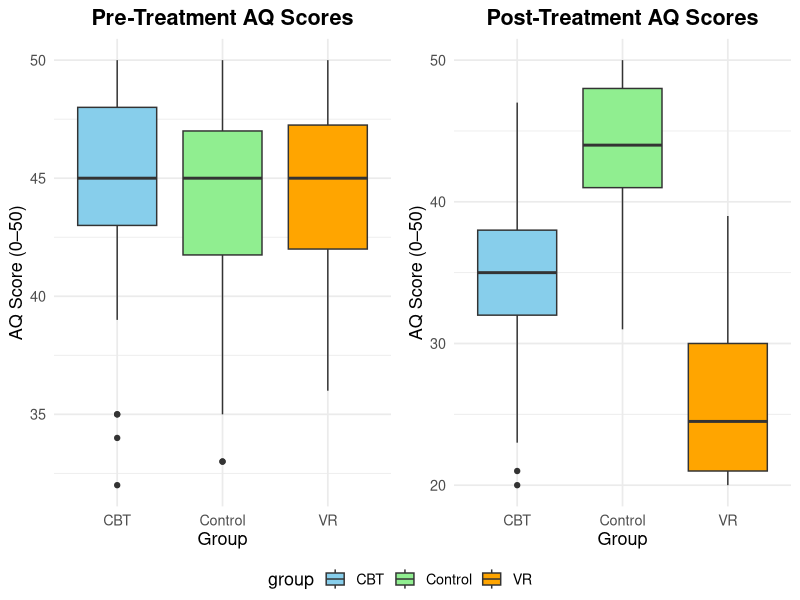
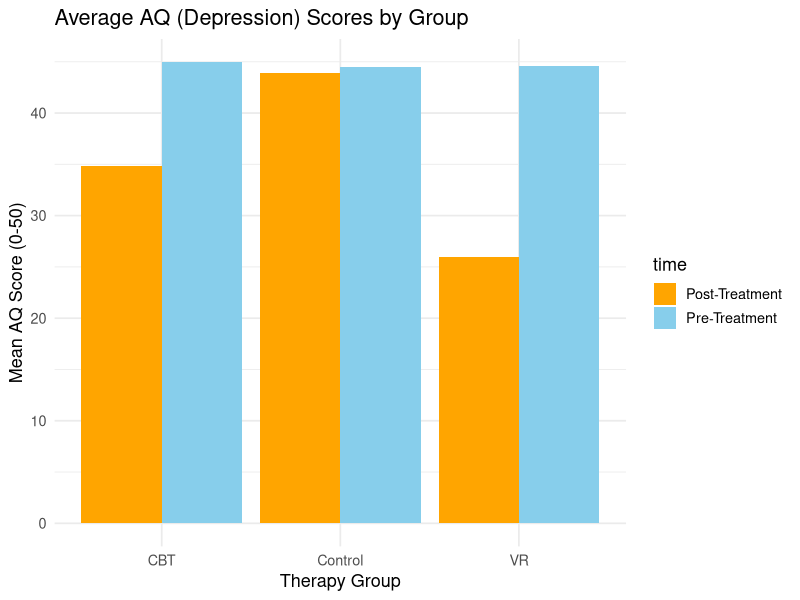
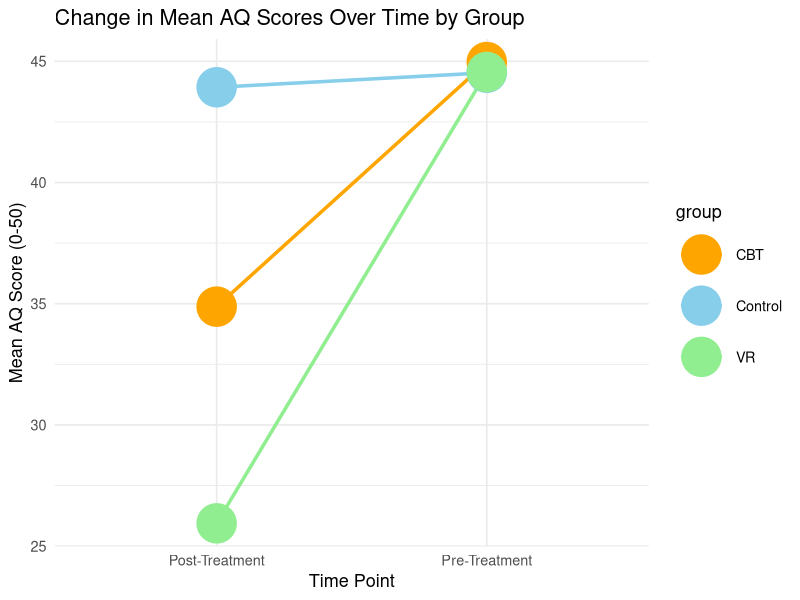
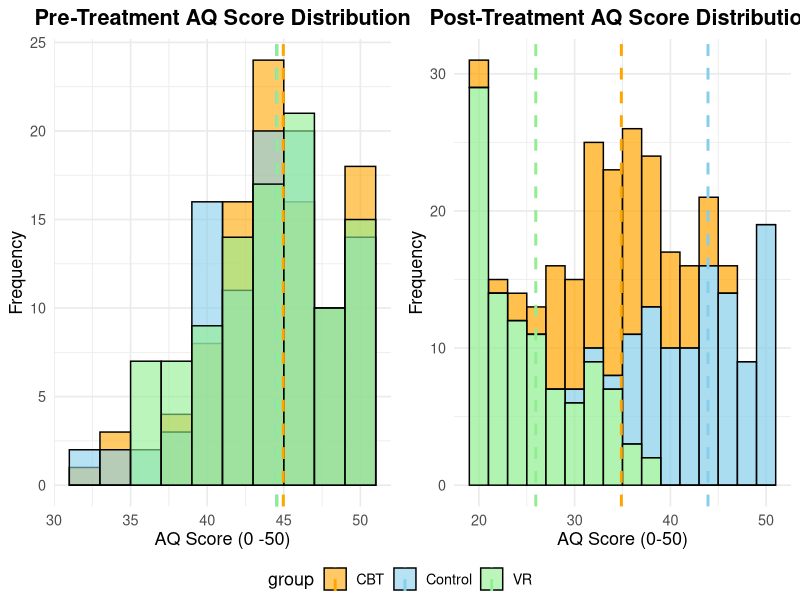
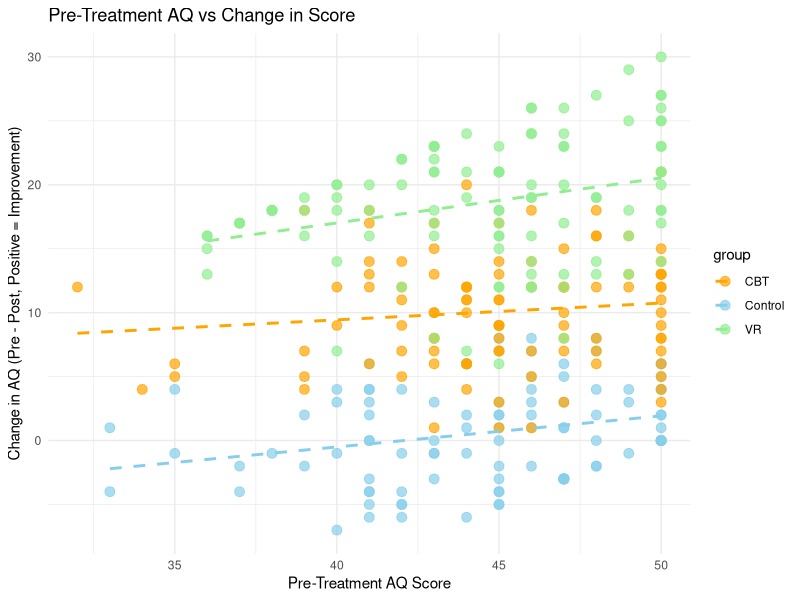

Write R code to recreate these figures, in order.
## ---- chunk 1
# Adding library as the Notebook wouldnt knit without it
library(tidyverse)
# Read the data frames of the .csv file
df <- read_csv("CA1_Autism_VR_Study_Data_Final.csv")
# Check the column names
colnames(df)
# Change column names to lowercase
names(df) <- tolower(names(df))
# Inspect Structure
glimpse(df)
# Check for missing values
sapply(df, function(x) sum(is.na(x)))
# Check for values outside the scope of the questionnaire - 0 - 50.1
filter(df, p1_pre_score < 0 | p1_pre_score > 50.1 | p2_post_score < 0 | p2_post_score > 50.1)
# Check for summary of all columns
summary(select(df, p1_pre_score, p2_post_score, change_score))
# Identify change_score (post-pre AQ)
df <- df %>% mutate(change_score = p2_post_score - p1_pre_score)
## ---- chunk 2
# BoxPlot created to show pre-treatment AQ scores
pre_box <- ggplot(df, aes(x = group, y = p1_pre_score, fill = group)) + geom_boxplot() + scale_fill_manual(values = c("skyblue", "lightgreen", "orange")) + labs(title = "Pre-Treatment AQ Scores",  x = "Group", y = "AQ Score (0–50)") + theme_minimal(base_size = 13) + theme(plot.title = element_text(hjust = 0.5, face = "bold"))

# BoxPlot created to show post-treatment AQ scores
post_box <- ggplot(df, aes(x = group, y = p2_post_score, fill = group)) + geom_boxplot() + scale_fill_manual(values = c("skyblue", "lightgreen", "orange")) + labs(title = "Post-Treatment AQ Scores",  x = "Group", y = "AQ Score (0–50)") + theme_minimal(base_size = 13) + theme(plot.title = element_text(hjust = 0.5, face = "bold"))

# Use ggpbr library to arrange histograms side-by-side to show difference pre and post treatment
library(ggpubr)
ggarrange(pre_box, post_box, ncol = 2, common.legend = TRUE, legend = "bottom")

# Pre-treatment AQ scores shows similar median. Post-Treatment AQ scores show VR Therapy group noticeably lower indicating greater improvement. Boxes show IQR and whiskers show outliers

## ---- chunk 3
# Summarise and group mean score data by group for creating bar chart
avg_dep_scores <- df %>% summarise(mean_pre = mean(p1_pre_score), mean_post = mean(p2_post_score), .by = group) %>% pivot_longer(cols = c(mean_pre, mean_post), names_to = "time", values_to = "mean_score") %>% mutate(time = recode(time, "mean_pre" = "Pre-Treatment", "mean_post" = "Post-Treatment"))

# Bar chart created to show mean AQ scores before and after treatment for each group
ggplot(avg_dep_scores, aes(x = group, y = mean_score, fill = time)) + geom_bar(stat = "identity", position = position_dodge()) + scale_fill_manual(values = c("orange", "skyblue")) + labs(title = "Average AQ (Depression) Scores by Group", x = "Therapy Group", y = "Mean AQ Score (0-50)" ) + theme_minimal(base_size = 13)

# Both CBT and VR Therapy groups show reduced mean AQ scores after treatment
## ---- chunk 4
# Summarise and group mean score data by time for creating line graph
avg_dep_time <- df %>% summarise(mean_pre = mean(p1_pre_score), mean_post = mean(p2_post_score), .by = group) %>% pivot_longer(cols = c(mean_pre, mean_post), names_to = "time", values_to = "mean_score") %>% mutate(time = recode(time, "mean_pre" = "Pre-Treatment", "mean_post" = "Post-Treatment"))

# Line graph showing mean AQ scores for each group pre and post treatment
ggplot(avg_dep_time, aes(x = time, y = mean_score, group = group, color = group)) + geom_line(linewidth = 1.2) + geom_point(size = 13) + scale_colour_manual(values = c("orange", "skyblue", "lightgreen")) + labs(title = "Change in Mean AQ Scores Over Time by Group", x = "Time Point", y = "Mean AQ Score (0-50)" ) + theme_minimal(base_size = 13)

# Both CBT and VR Therapy groups downward trends from pre-treatment to post-treatment - VR Therapy shows greater reduction 
## ---- chunk 5
# Calculate pre-treatment AQ score distributions across the 3 groups
pre_hist <- ggplot(df, aes(x = p1_pre_score, fill = group)) + geom_histogram(binwidth = 2, alpha = 0.6, position = "identity", color = "black") + geom_vline(data = df %>% group_by(group) %>% summarise(mean_pre = mean(p1_pre_score)), aes(xintercept = mean_pre, colour = group), linetype = "dashed", linewidth = 1) +scale_fill_manual(values = c("orange", "skyblue", "lightgreen")) + scale_colour_manual(values = c("orange", "skyblue", "lightgreen")) + labs(title = "Pre-Treatment AQ Score Distribution", x = "AQ Score (0 -50)", y = "Frequency") + theme_minimal(base_size = 13) + theme(plot.title = element_text(hjust = 0.5, face = "bold"))

# Calculate post-treatment AQ score distributions across the 3 groups
post_hist <- ggplot(df, aes(x = p2_post_score, fill = group)) + geom_histogram(binwidth = 2, alpha = 0.7, colour = "black") + geom_vline(data = df %>% group_by(group) %>% summarise(mean_post = mean(p2_post_score)), aes(xintercept = mean_post, color = group), linetype = "dashed", linewidth = 1) + scale_fill_manual(values = c("orange", "skyblue", "lightgreen")) + scale_colour_manual(values = c("orange", "skyblue", "lightgreen")) + labs(title = "Post-Treatment AQ Score Distribution", x = "AQ Score (0-50)", y = "Frequency") + theme_minimal(base_size = 13) + theme(plot.title = element_text(hjust = 0.5, face = "bold"))

# Use ggpbr library to arrange histograms side-by-side to show difference pre and post treatment
library(ggpubr)
ggarrange(pre_hist, post_hist, ncol = 2, common.legend = TRUE, legend = "bottom")

# All groups show similar AQ score pre-treatment. Post-treatment, both CBT and VR Therapy groups show lower AQ score indicating improvement
## ---- chunk 6
# Change Improvement to be positive
df <- df %>% mutate(change_score = p1_pre_score - p2_post_score)

# Scatterplot showing relationship between pre-treatment AQ scores and change in AQ scores post-treatment
ggplot(df, aes(x = p1_pre_score, y = change_score, colour = group)) + geom_point(size = 3, alpha = 0.7) + geom_smooth(method = "lm", se = FALSE, linetype = "dashed") + scale_colour_manual(values = c("orange", "skyblue", "lightgreen")) + labs(title = "Pre-Treatment AQ vs Change in Score", x = "Pre-Treatment AQ Score", y = "Change in AQ (Pre - Post, Positive = Improvement)" ) + theme_minimal()

# A positive change indicates improvement - Participants with higher pre-treatment AQ scores tended to have a larger improvement

## ---- chunk 7

